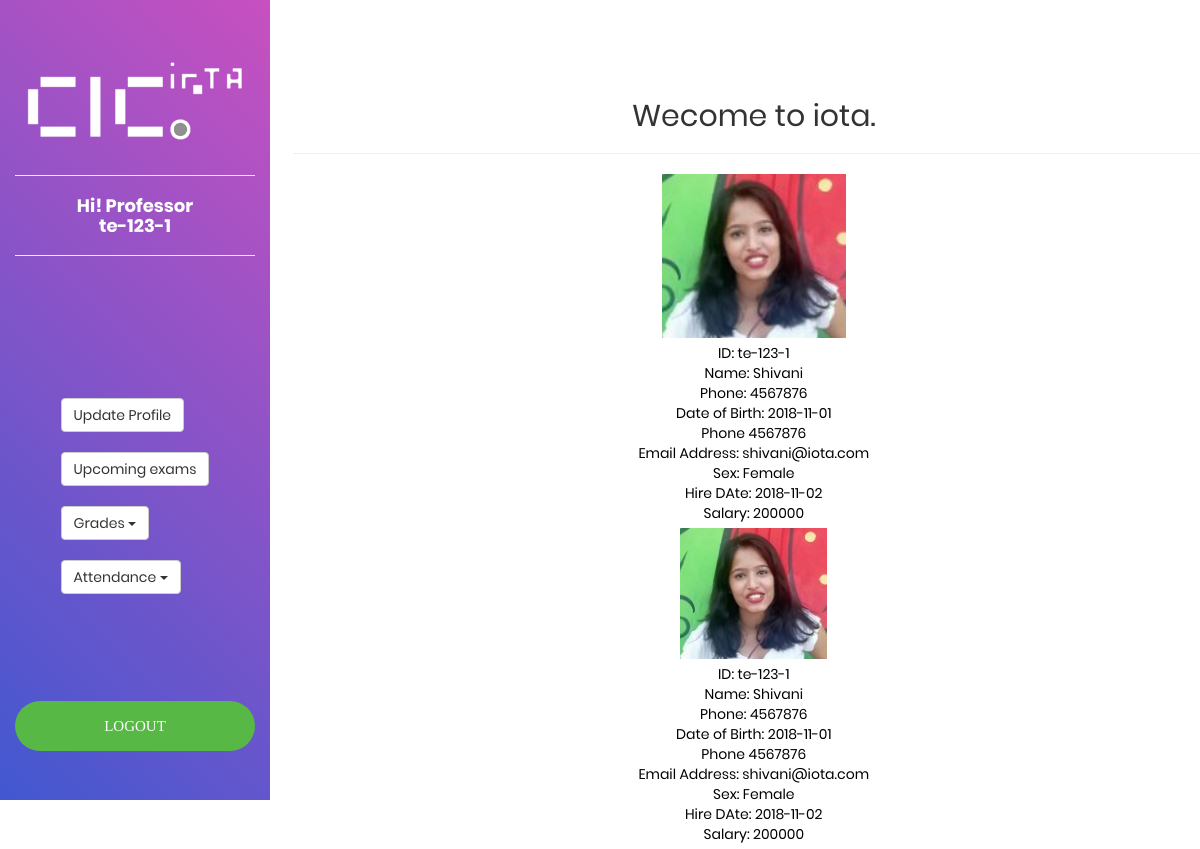
The app's page /module/teacher/viewProfile.php (signed in) with its own data.
### tables this page shows
CREATE TABLE `teachers` (
  `id` varchar(20) NOT NULL,
  `name` varchar(20) NOT NULL,
  `password` varchar(20) NOT NULL,
  `phone` varchar(13) NOT NULL,
  `email` varchar(20) NOT NULL,
  `address` varchar(30) NOT NULL,
  `sex` varchar(7) NOT NULL,
  `dob` date NOT NULL,
  `hiredate` date NOT NULL,
  `salary` double NOT NULL
);

### module/teacher/main.php (called while the page is built, shortened)
<?php
$check=$_SESSION['login_id'];
?>

### module/teacher/viewProfile.php (the view, shortened to what this page needs)
<?php
include_once('main.php');
include_once('index.php');
?>
<html>
<body>
<div align="center">
<img src="../images/<?php echo $check ?>.jpg" alt="<?php echo $check ?>"/>
</div>
<div class ="header">
<?php
$sql = "SELECT * FROM teachers WHERE id='$check';";
$res = mysql_query($sql);
while($row = mysql_fetch_array($res)){
   echo "<center>";
   echo "ID: ".$row['id']."<br />";
   echo "Name: ".$row['name']."<br />";
   echo "Phone: ".$row['phone']."<br />";
   echo "Date of Birth: ".$row['dob']."<br />";
   echo "Phone ".$row['phone']."<br />";
   echo "Email Address: ".$row['email']."<br />";
   echo "Sex: ".$row['sex']."<br />";
   echo "Hire DAte: ".$row['hiredate']."<br />";
   echo "Salary: ".$row['salary']."<br />";
   echo "</center>";
}
?>
</div>
</body>
</html>

### module/teacher/index.php (shortened to what this page needs)
<?php
include_once('main.php');
?>
<?php
include_once('sidebar-teacher.php');
?>
	<div class="col-md-offset-3 p-t-100">
		<center>
			<h2>Wecome to iota.</h2>
				<hr/>
				<div class="card card-img-top" align="center">
					<img class="img-responsive" width="20%" src="../../images/<?php echo $check ?>.jpg" alt="<?php echo $check ?>"/>
					<div class ="header">
					<?php
						$sql = "SELECT * FROM teachers WHERE id='$check';";
						$res = mysql_query($sql);
						while($row = mysql_fetch_array($res)){
						   echo "<center>";
						   echo "ID: ".$row['id']."<br />";
						   echo "Name: ".$row['name']."<br />";
						   echo "Phone: ".$row['phone']."<br />";
						   echo "Date of Birth: ".$row['dob']."<br />";
						   echo "Phone ".$row['phone']."<br />";
						   echo "Email Address: ".$row['email']."<br />";
						   echo "Sex: ".$row['sex']."<br />";
						   echo "Hire DAte: ".$row['hiredate']."<br />";
						   echo "Salary: ".$row['salary']."<br />";
						   echo "</center>";
						}
					?>
					</div>
				</div>
		</body>
</html>

### source/CSS/style.css (style rules this page uses)
.header { color:black; text-align:center; padding:5px; }

### css/main.css (style rules this page uses)
* { margin: 0px; padding: 0px; box-sizing: border-box; }
body, html { height: 100%; font-family: Poppins-Regular, sans-serif; }
h1,h2,h3,h4,h5,h6 { margin: 0px; }

### records on screen
teachers: id "te-123-1", name "Shivani", phone "4567876", dob "2018-11-01", email "shivani@iota.com", sex "Female", hiredate "2018-11-02", salary "200000"

### other values on screen
$check "te-123-1"
